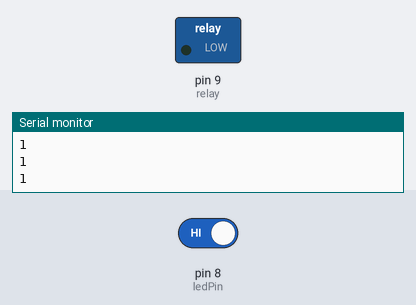
Simulated run of this sketch. Board: Arduino Uno, built with avr-gcc and run on an emulated ATmega328P. Shown: switched loads named in the sketch (green lamp = pin HIGH), the last lines printed to the serial monitor. The test bench sets the inputs (shaded band); at power-on: pin 8 (ledPin) HIGH.

Above: at 1.2 s.
1.3 s: pin 8 (ledPin) driven LOW
At 2.5 s:
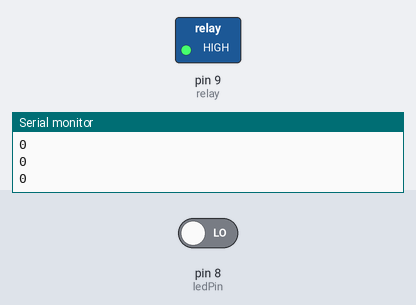
2.8 s: pin 8 (ledPin) driven HIGH
At 4.0 s:
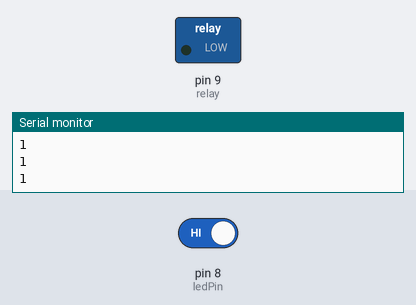
Timing chart, 0 to 5.8 s (numbered marks = the images above; inputs shaded):
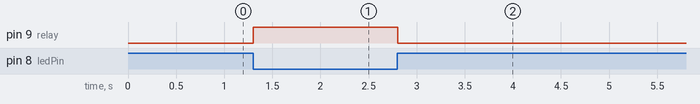

The sketch:

ARDUINO-wifi_controlled_lamp.ino
```cpp
int ledPin = 8;

int relay = 9;
void setup() {
pinMode(ledPin, INPUT);
pinMode(relay, OUTPUT);
Serial.begin(9600);
Serial.println("Printing serial comms");
}

void loop() {
  int state = digitalRead(ledPin);
  if(state == 0){
    digitalWrite(relay,HIGH);
  }
  if(state == 1){
    digitalWrite(relay,LOW);
  }
  Serial.println(state);
    Serial.println(state);

  delay(100);

}
```

Measured:
- after the input at 1.3 s, pin 9 (relay): LOW → HIGH at once
- after the input at 2.8 s, pin 9 (relay): HIGH → LOW at once
